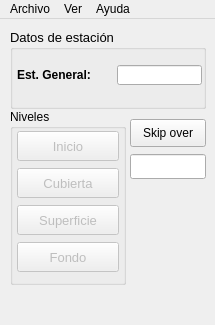
<?xml version="1.0" encoding="UTF-8"?>
<ui version="4.0">
 <author>Alvaro Cubiella</author>
 <class>MainWindow</class>
 <widget class="QMainWindow" name="MainWindow">
  <property name="windowModality">
   <enum>Qt::NonModal</enum>
  </property>
  <property name="geometry">
   <rect>
    <x>0</x>
    <y>0</y>
    <width>215</width>
    <height>325</height>
   </rect>
  </property>
  <property name="minimumSize">
   <size>
    <width>215</width>
    <height>325</height>
   </size>
  </property>
  <property name="maximumSize">
   <size>
    <width>215</width>
    <height>325</height>
   </size>
  </property>
  <property name="windowTitle">
   <string>Estación CTD</string>
  </property>
  <property name="documentMode">
   <bool>true</bool>
  </property>
  <widget class="QWidget" name="centralwidget">
   <widget class="QGroupBox" name="groupBox">
    <property name="geometry">
     <rect>
      <x>10</x>
      <y>10</y>
      <width>196</width>
      <height>80</height>
     </rect>
    </property>
    <property name="minimumSize">
     <size>
      <width>196</width>
      <height>80</height>
     </size>
    </property>
    <property name="maximumSize">
     <size>
      <width>220</width>
      <height>80</height>
     </size>
    </property>
    <property name="font">
     <font>
      <pointsize>10</pointsize>
      <weight>50</weight>
      <bold>false</bold>
     </font>
    </property>
    <property name="title">
     <string>Datos de estación</string>
    </property>
    <widget class="QWidget" name="layoutWidget">
     <property name="geometry">
      <rect>
       <x>5</x>
       <y>20</y>
       <width>190</width>
       <height>53</height>
      </rect>
     </property>
     <layout class="QVBoxLayout" name="verticalLayout">
      <item>
       <layout class="QHBoxLayout" name="horizontalLayout">
        <item>
         <widget class="QLabel" name="lbl_EstGral">
          <property name="minimumSize">
           <size>
            <width>92</width>
            <height>18</height>
           </size>
          </property>
          <property name="maximumSize">
           <size>
            <width>92</width>
            <height>18</height>
           </size>
          </property>
          <property name="font">
           <font>
            <pointsize>9</pointsize>
            <weight>75</weight>
            <bold>true</bold>
           </font>
          </property>
          <property name="text">
           <string>Est. General:</string>
          </property>
         </widget>
        </item>
        <item>
         <widget class="QLineEdit" name="txt_EstGral">
          <property name="minimumSize">
           <size>
            <width>85</width>
            <height>20</height>
           </size>
          </property>
          <property name="maximumSize">
           <size>
            <width>85</width>
            <height>20</height>
           </size>
          </property>
          <property name="text">
           <string/>
          </property>
         </widget>
        </item>
       </layout>
      </item>
     </layout>
    </widget>
   </widget>
   <widget class="QGroupBox" name="groupBox_2">
    <property name="geometry">
     <rect>
      <x>10</x>
      <y>90</y>
      <width>116</width>
      <height>176</height>
     </rect>
    </property>
    <property name="title">
     <string>Niveles</string>
    </property>
    <widget class="QWidget" name="layoutWidget">
     <property name="geometry">
      <rect>
       <x>7</x>
       <y>21</y>
       <width>102</width>
       <height>143</height>
      </rect>
     </property>
     <layout class="QVBoxLayout" name="verticalLayout_3">
      <item>
       <widget class="QPushButton" name="btn_Inicio">
        <property name="enabled">
         <bool>false</bool>
        </property>
        <property name="minimumSize">
         <size>
          <width>100</width>
          <height>30</height>
         </size>
        </property>
        <property name="maximumSize">
         <size>
          <width>110</width>
          <height>30</height>
         </size>
        </property>
        <property name="font">
         <font>
          <pointsize>10</pointsize>
         </font>
        </property>
        <property name="text">
         <string>Inicio</string>
        </property>
       </widget>
      </item>
      <item>
       <widget class="QPushButton" name="btn_Cubierta">
        <property name="enabled">
         <bool>false</bool>
        </property>
        <property name="minimumSize">
         <size>
          <width>100</width>
          <height>30</height>
         </size>
        </property>
        <property name="maximumSize">
         <size>
          <width>110</width>
          <height>30</height>
         </size>
        </property>
        <property name="font">
         <font>
          <pointsize>10</pointsize>
         </font>
        </property>
        <property name="text">
         <string>Cubierta</string>
        </property>
       </widget>
      </item>
      <item>
       <widget class="QPushButton" name="btn_Superficie">
        <property name="enabled">
         <bool>false</bool>
        </property>
        <property name="minimumSize">
         <size>
          <width>100</width>
          <height>30</height>
         </size>
        </property>
        <property name="maximumSize">
         <size>
          <width>110</width>
          <height>30</height>
         </size>
        </property>
        <property name="font">
         <font>
          <pointsize>10</pointsize>
         </font>
        </property>
        <property name="text">
         <string>Superficie</string>
        </property>
       </widget>
      </item>
      <item>
       <widget class="QPushButton" name="btn_Fondo">
        <property name="enabled">
         <bool>false</bool>
        </property>
        <property name="minimumSize">
         <size>
          <width>100</width>
          <height>30</height>
         </size>
        </property>
        <property name="maximumSize">
         <size>
          <width>110</width>
          <height>30</height>
         </size>
        </property>
        <property name="font">
         <font>
          <pointsize>10</pointsize>
         </font>
        </property>
        <property name="text">
         <string>Fondo</string>
        </property>
       </widget>
      </item>
     </layout>
    </widget>
   </widget>
   <widget class="QPushButton" name="btn_skipover">
    <property name="geometry">
     <rect>
      <x>130</x>
      <y>100</y>
      <width>76</width>
      <height>28</height>
     </rect>
    </property>
    <property name="text">
     <string>Skip over</string>
    </property>
   </widget>
   <widget class="QLineEdit" name="txt_SkipOver">
    <property name="geometry">
     <rect>
      <x>130</x>
      <y>135</y>
      <width>76</width>
      <height>25</height>
     </rect>
    </property>
    <property name="minimumSize">
     <size>
      <width>76</width>
      <height>25</height>
     </size>
    </property>
    <property name="maximumSize">
     <size>
      <width>76</width>
      <height>25</height>
     </size>
    </property>
    <property name="text">
     <string/>
    </property>
   </widget>
  </widget>
  <widget class="QMenuBar" name="menubar">
   <property name="geometry">
    <rect>
     <x>0</x>
     <y>0</y>
     <width>215</width>
     <height>26</height>
    </rect>
   </property>
   <widget class="QMenu" name="menuArchivo">
    <property name="title">
     <string>Archivo</string>
    </property>
    <addaction name="btn_Salir"/>
   </widget>
   <widget class="QMenu" name="menu_Herramientas">
    <property name="title">
     <string>Ver</string>
    </property>
    <addaction name="Menu_Config"/>
    <addaction name="separator"/>
    <addaction name="actionEstructura"/>
   </widget>
   <widget class="QMenu" name="Menu_Ayuda">
    <property name="title">
     <string>Ayuda</string>
    </property>
    <addaction name="Acercade"/>
   </widget>
   <addaction name="menuArchivo"/>
   <addaction name="menu_Herramientas"/>
   <addaction name="Menu_Ayuda"/>
  </widget>
  <widget class="QStatusBar" name="statusbar">
   <property name="enabled">
    <bool>true</bool>
   </property>
   <property name="sizeGripEnabled">
    <bool>false</bool>
   </property>
  </widget>
  <action name="btn_Salir">
   <property name="checkable">
    <bool>false</bool>
   </property>
   <property name="checked">
    <bool>false</bool>
   </property>
   <property name="text">
    <string>Salir</string>
   </property>
  </action>
  <action name="Menu_Config">
   <property name="text">
    <string>Configuración</string>
   </property>
  </action>
  <action name="Acercade">
   <property name="text">
    <string>Acerca de</string>
   </property>
  </action>
  <action name="actionEstructura">
   <property name="text">
    <string>Estructura</string>
   </property>
  </action>
 </widget>
 <tabstops>
  <tabstop>txt_EstGral</tabstop>
  <tabstop>btn_Inicio</tabstop>
  <tabstop>btn_Cubierta</tabstop>
  <tabstop>btn_Superficie</tabstop>
  <tabstop>btn_Fondo</tabstop>
 </tabstops>
 <resources/>
 <connections/>
 <designerdata>
  <property name="gridDeltaX">
   <number>5</number>
  </property>
  <property name="gridDeltaY">
   <number>5</number>
  </property>
  <property name="gridSnapX">
   <bool>true</bool>
  </property>
  <property name="gridSnapY">
   <bool>true</bool>
  </property>
  <property name="gridVisible">
   <bool>true</bool>
  </property>
 </designerdata>
</ui>
